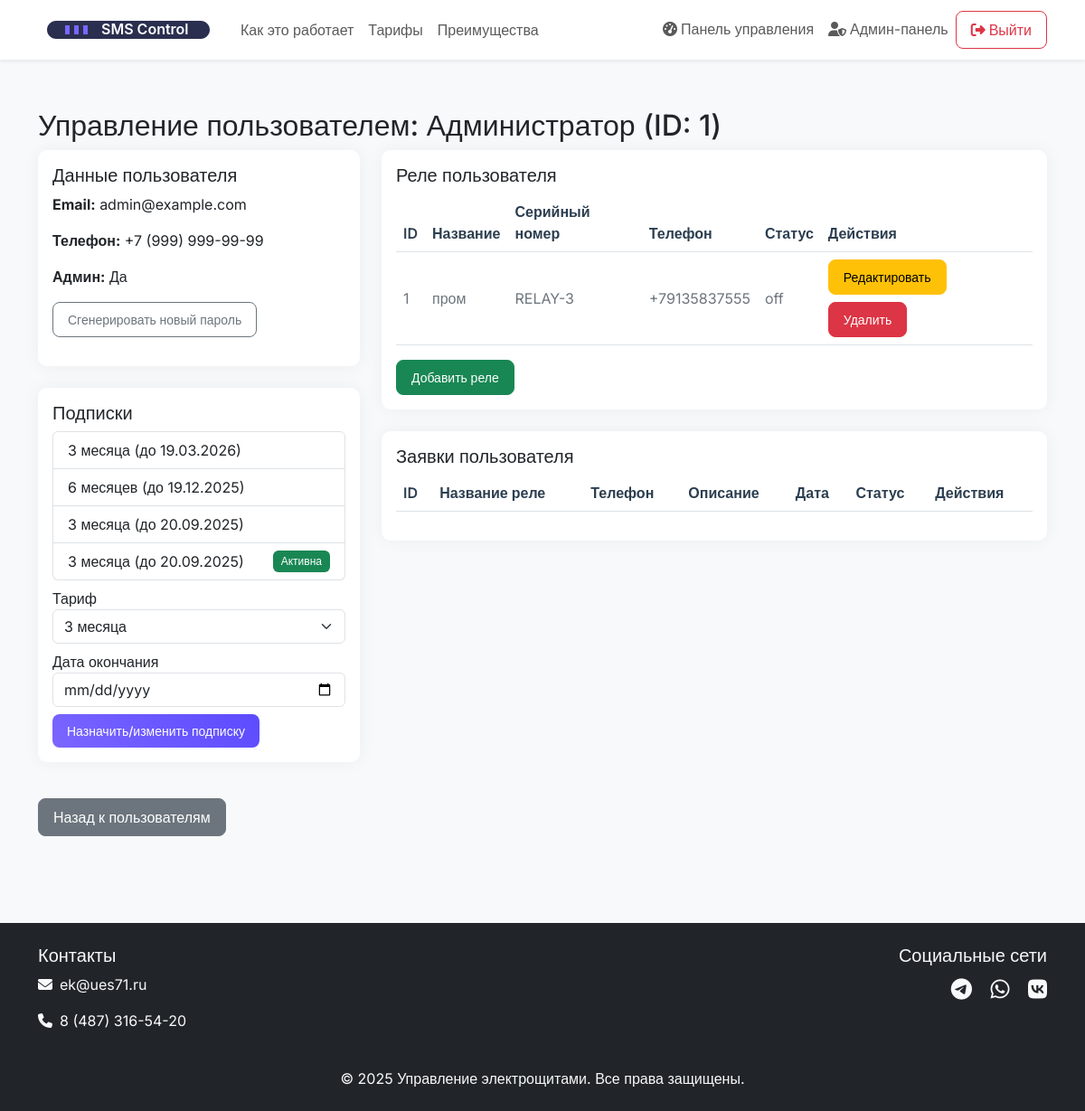
/admin/user/1/manage (signed in), run on the app's committed database.
### models.py (models this page shows, shortened)
class User(UserMixin, db.Model):
    id = db.Column(db.Integer, primary_key=True)
    name = db.Column(db.String(100), nullable=False)
    email = db.Column(db.String(120), unique=True, nullable=False)
    phone = db.Column(db.String(20), unique=True, nullable=False)
    password_hash = db.Column(db.String(128))
    created_at = db.Column(db.DateTime, default=datetime.utcnow)
    is_active = db.Column(db.Boolean, default=True)
    is_admin = db.Column(db.Boolean, default=False)
    modules = db.relationship('Module', backref='owner', lazy=True)

class UserSubscription(db.Model):
    id = db.Column(db.Integer, primary_key=True)
    user_id = db.Column(db.Integer, db.ForeignKey('user.id'), nullable=False)
    tariff_id = db.Column(db.Integer, db.ForeignKey('tariff.id'), nullable=False)
    start_date = db.Column(db.DateTime, default=datetime.utcnow)
    end_date = db.Column(db.DateTime, nullable=False)
    is_active = db.Column(db.Boolean, default=True)
    user = db.relationship('User', backref=db.backref('subscriptions', lazy=True))
    tariff = db.relationship('Tariff')

class Tariff(db.Model):
    id = db.Column(db.Integer, primary_key=True)
    name = db.Column(db.String(50), nullable=False)
    price = db.Column(db.Integer, nullable=False)
    duration_days = db.Column(db.Integer, nullable=False)
    module_limit = db.Column(db.Integer, nullable=True)
    description = db.Column(db.Text)

class Module(db.Model):
    id = db.Column(db.Integer, primary_key=True)
    name = db.Column(db.String(100), nullable=False)
    serial_number = db.Column(db.String(50), unique=True, nullable=False)
    phone_number = db.Column(db.String(20), nullable=False)
    status = db.Column(db.String(20), default='offline')
    last_connection = db.Column(db.DateTime)
    created_at = db.Column(db.DateTime, default=datetime.utcnow)
    email = db.Column(db.String(120))  # email пользователя
    password = db.Column(db.String(128))  # пароль реле
    user_id = db.Column(db.Integer, db.ForeignKey('user.id'), nullable=False)
    events = db.relationship('Event', backref='module', lazy=True)

### app.py (the view)
@app.route('/admin/user/<int:user_id>/manage', methods=['GET'])
@login_required
def admin_manage_user(user_id):
    if not current_user.is_admin:
        flash('Доступ запрещен', 'danger')
        return redirect(url_for('index'))
    user = User.query.get_or_404(user_id)
    modules = Module.query.filter_by(user_id=user.id).all()
    subscriptions = UserSubscription.query.filter_by(user_id=user.id).order_by(UserSubscription.end_date.desc()).all()
    tariffs = Tariff.query.all()
    requests = RelayRequest.query.filter_by(user_id=user.id).order_by(RelayRequest.created_at.desc()).all()
    return render_template('admin_manage_user.html', user=user, modules=modules, subscriptions=subscriptions, tariffs=tariffs, requests=requests)

### app.py (called while the page is built)
@login_manager.user_loader
def load_user(user_id):
    return User.query.get(int(user_id))

### templates/admin_manage_user.html (shortened to what this page needs)
{% extends "base.html" %}
{% block content %}
<div class="container py-5">
    <h2>Управление пользователем: {{ user.name }} (ID: {{ user.id }})</h2>
    <div class="row g-4">
        <div class="col-md-4">
            <div class="card mb-4">
                <div class="card-body">
                    <h5 class="card-title">Данные пользователя</h5>
                    <p><b>Email:</b> {{ user.email }}</p>
                    <p><b>Телефон:</b> {{ user.phone }}</p>
                    <p><b>Админ:</b> {% if user.is_admin %}Да{% else %}Нет{% endif %}</p>
                    <button class="btn btn-outline-secondary btn-sm mb-2" id="gen-user-pass">Сгенерировать новый пароль</button>
                </div>
            </div>
            <div class="card mb-4">
                <div class="card-body">
                    <h5 class="card-title">Подписки</h5>
                    <ul class="list-group mb-2">
                        {% for sub in subscriptions %}
                        <li class="list-group-item d-flex justify-content-between align-items-center">
                            {{ sub.tariff.name }} (до {{ sub.end_date.strftime('%d.%m.%Y') }})
                            {% if sub.is_active %}<span class="badge bg-success">Активна</span>{% endif %}
                        </li>
                        {% endfor %}
                    </ul>
                    <form method="post" action="{{ url_for('admin_set_user_subscription', user_id=user.id) }}">
                        <div class="mb-2">
                            <label>Тариф</label>
                            <select class="form-select" name="tariff_id">
                                {% for tariff in tariffs %}
                                <option value="{{ tariff.id }}">{{ tariff.name }}</option>
                                {% endfor %}
                            </select>
                        </div>
                        <div class="mb-2">
                            <label>Дата окончания</label>
                            <input type="date" class="form-control" name="end_date" required>
                        </div>
                        <button class="btn btn-primary btn-sm">Назначить/изменить подписку</button>
                    </form>
                </div>
            </div>
        </div>
        <div class="col-md-8">
            <div class="card mb-4">
                <div class="card-body">
                    <h5 class="card-title">Реле пользователя</h5>
                    <table class="table table-hover">
                        <thead>
                            <tr>
                                <th>ID</th>
                                <th>Название</th>
                                <th>Серийный номер</th>
                                <th>Телефон</th>
                                <th>Статус</th>
                                <th>Действия</th>
                            </tr>
                        </thead>
                        <tbody>
                            {% for module in modules %}
                            <tr>
                                <td>{{ module.id }}</td>
                                <td>{{ module.name }}</td>
                                <td>{{ module.serial_number }}</td>
                                <td>{{ module.phone_number }}</td>
                                <td>{{ module.status }}</td>
                                <td>
                                    <div class="d-flex gap-2 flex-wrap">
                                        <button class="btn btn-sm btn-warning" data-bs-toggle="modal" data-bs-target="#editRelayModal" data-id="{{ module.id }}" data-name="{{ module.name }}" data-serial="{{ module.serial_number }}" data-phone="{{ module.phone_number }}" data-status="{{ module.status }}">Редактировать</button>
                                        <button class="btn btn-sm btn-danger">Удалить</button>
                                    </div>
                                </td>
                            </tr>
                            {% endfor %}
                        </tbody>
                    </table>
                    <a href="/admin#create-relay" class="btn btn-success btn-sm">Добавить реле</a>
                </div>
            </div>
            <div class="card mb-4">
                <div class="card-body">
                    <h5 class="card-title">Заявки пользователя</h5>
                    <table class="table table-hover">
                        <thead>
                            <tr>
                                <th>ID</th>
                                <th>Название реле</th>
                                <th>Телефон</th>
                                <th>Описание</th>
                                <th>Дата</th>
                                <th>Статус</th>
                                <th>Действия</th>
                            </tr>
                        </thead>
                    </table>
                </div>
            </div>
        </div>
    </div>
    <a href="{{ url_for('admin_users') }}" class="btn btn-secondary mt-3">Назад к пользователям</a>
</div>
{% endblock %}

### templates/base.html (shortened to what this page needs)
<!DOCTYPE html>
<html lang="ru">
<head>
    <link href="https://cdn.jsdelivr.net/npm/bootstrap@5.3.0/dist/css/bootstrap.min.css" rel="stylesheet">
    <link rel="stylesheet" href="https://cdnjs.cloudflare.com/ajax/libs/font-awesome/6.4.0/css/all.min.css">
    <link href="https://unpkg.com/aos@2.3.1/dist/aos.css" rel="stylesheet">
    <link rel="stylesheet" href="{{ url_for('static', filename='css/style.css') }}">
</head>
<body>
    <nav class="navbar navbar-expand-lg navbar-light bg-white fixed-top shadow-sm">
        <div class="container">
            <a class="navbar-brand" href="{{ url_for('index') }}">
                <img src="{{ url_for('static', filename='img/logo.svg') }}" alt="Logo" height="40">
            </a>
            <div class="collapse navbar-collapse" id="navbarNav">
                <ul class="navbar-nav me-auto">
                    <li class="nav-item">
                        <a class="nav-link" href="{{ url_for('index') }}#how-it-works">Как это работает</a>
                    </li>
                    <li class="nav-item">
                        <a class="nav-link" href="{{ url_for('index') }}#pricing">Тарифы</a>
                    </li>
                    <li class="nav-item">
                        <a class="nav-link" href="{{ url_for('index') }}#advantages">Преимущества</a>
                    </li>
                </ul>
                <ul class="navbar-nav">
                    {% if current_user.is_authenticated %}
                        <li class="nav-item">
                            <a class="nav-link" href="{{ url_for('dashboard') }}">
                                <i class="fas fa-tachometer-alt me-1"></i>Панель управления
                            </a>
                        </li>
                        {% if current_user.is_authenticated and current_user.is_admin %}
                            <li class="nav-item">
                                <a class="nav-link" href="{{ url_for('admin_panel') }}">
                                    <i class="fas fa-user-shield me-1"></i>Админ-панель
                                </a>
                            </li>
                        {% endif %}
                        <li class="nav-item">
                            <a class="btn btn-outline-danger" href="{{ url_for('auth.logout') }}">
                                <i class="fas fa-sign-out-alt me-1"></i>Выйти
                            </a>
                        </li>
                    {% endif %}
                </ul>
            </div>
        </div>
    </nav>
    <div class="container mt-5 pt-4">
    </div>
    {% block content %}{% endblock %}
    <footer class="bg-dark text-light py-4 mt-5">
        <div class="container">
            <div class="row">
                <div class="col-md-6">
                    <h5>Контакты</h5>
                    <p><i class="fas fa-envelope me-2"></i>ek@ues71.ru</p>
                    <p><i class="fas fa-phone me-2"></i>8 (487) 316-54-20</p>
                </div>
                <div class="col-md-6 text-md-end">
                    <h5>Социальные сети</h5>
                    <div class="social-links">
                        <a href="#" class="text-light me-3"><i class="fab fa-telegram"></i></a>
                        <a href="#" class="text-light me-3"><i class="fab fa-whatsapp"></i></a>
                        <a href="#" class="text-light"><i class="fab fa-vk"></i></a>
                    </div>
                </div>
            </div>
            <div class="row mt-4">
                <div class="col text-center">
                    <p class="mb-0">© 2025 Управление электрощитами. Все права защищены.</p>
                </div>
            </div>
        </div>
    </footer>
</body>
</html>

### static/css/style.css (style rules this page uses)
:root { --primary-color: #2A2F4F; --accent-color: #7B66FF; --accent-gradient: linear-gradient(45deg, #7B66FF, #5C4BFF); --bg-color: #F5F5F5; --success-color: #5CB874; --error-color: #FF6B6B; }
body { font-family: 'Inter', sans-serif; background-color: #f8f9fa; }
.navbar { backdrop-filter: blur(10px); background-color: rgba(255, 255, 255, 0.9) !important; }
.navbar-brand img { height: 40px; }
.btn-primary { background: var(--accent-gradient); border: none; padding: 0.8rem 1.5rem; border-radius: 12px; transition: all 0.3s ease; }
.card { border-radius: 12px; transition: all 0.3s ease; }
footer { background-color: var(--primary-color); }
.social-links a { font-size: 1.5rem; transition: all 0.3s ease; }
.navbar { background-color: rgba(255, 255, 255, 0.95) !important; backdrop-filter: blur(10px); }
.btn { padding: 0.5rem 1rem; border-radius: 8px; font-weight: 500; transition: all 0.3s ease; }
.btn-primary { background-color: #007bff; border-color: #007bff; }
.card { border-radius: 10px; border: none; box-shadow: 0 0 20px rgba(0, 0, 0, 0.05); transition: transform 0.3s ease, box-shadow 0.3s ease; }
.table th { font-weight: 600; border-top: none; color: #2c3e50; }
.table td { vertical-align: middle; color: #6c757d; }
.badge { padding: 0.5em 0.75em; font-weight: 500; border-radius: 6px; }

### data on the page
User: name "Администратор", id "1", email "admin@example.com", phone "+7 (999) 999-99-99"
UserSubscription: tariff.name "3 месяца", end_date "19.03.2026"
UserSubscription: tariff.name "6 месяцев", end_date "19.12.2025"
UserSubscription: tariff.name "3 месяца", end_date "20.09.2025"
UserSubscription: tariff.name "3 месяца", end_date "20.09.2025", is_active "Активна"
Module: id "1", name "пром", serial_number "RELAY-3", phone_number "+79135837555", status "off"

### other printed values
form field tariff_id "3 месяца"
